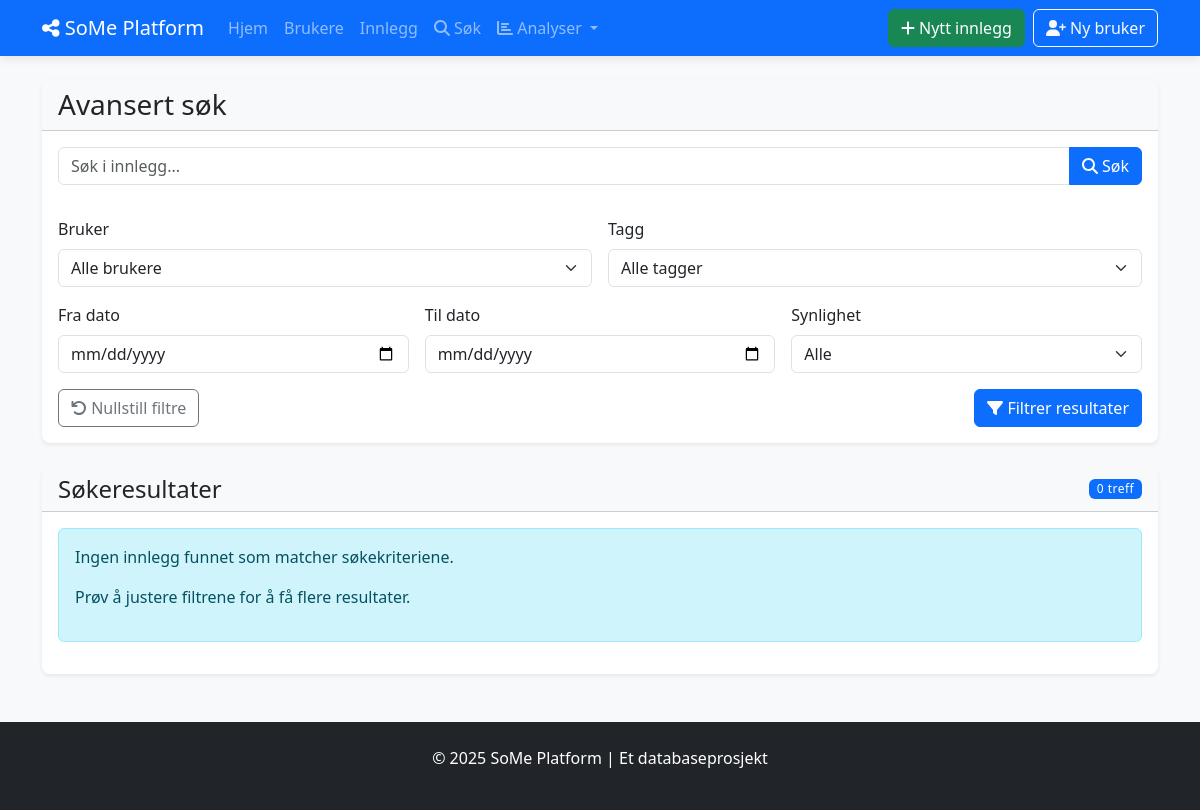
Before: /search?tag_id=8 with the older database file.
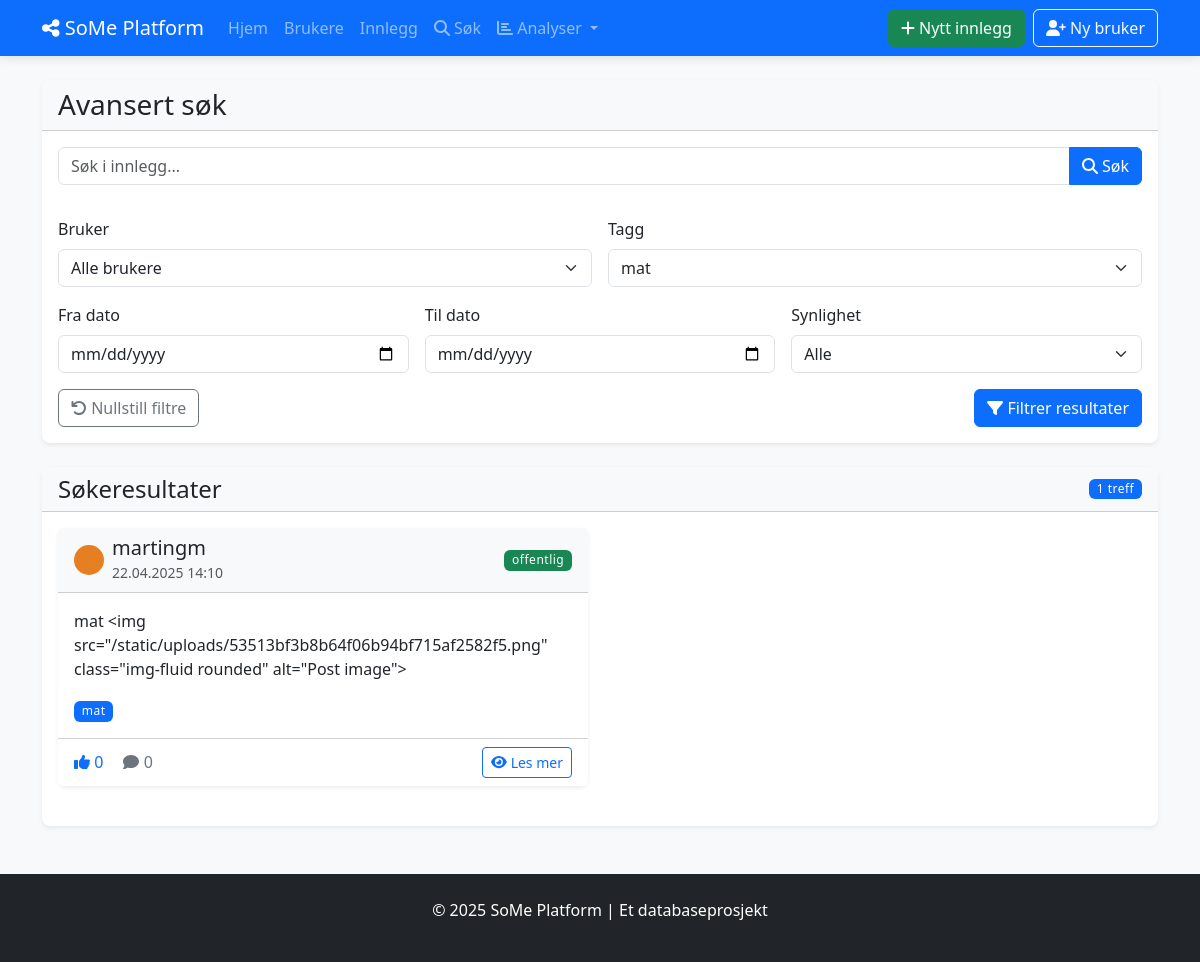
After: the same page with the newer database file.
### tables this page shows
CREATE TABLE INNLEGG (
            innlegg_id INTEGER PRIMARY KEY AUTOINCREMENT,
            innhold TEXT NOT NULL,
            opprettet_dato DATETIME NOT NULL DEFAULT CURRENT_TIMESTAMP,
            oppdatert_dato DATETIME DEFAULT CURRENT_TIMESTAMP,
            synlighet TEXT NOT NULL DEFAULT 'offentlig',
            bruker_id INTEGER NOT NULL,
            FOREIGN KEY (bruker_id) REFERENCES BRUKERE(bruker_id) ON DELETE CASCADE
        );

### social_media_app/app.py (the view)
@app.route('/search', methods=['GET'])
def search():
    start_date = request.args.get('start_date', '')
    end_date = request.args.get('end_date', '')
    user_id = request.args.get('user_id', '')
    tag_id = request.args.get('tag_id', '')
    visibility = request.args.get('visibility', '')
    search_term = request.args.get('search_term', '')
    base_query = """
        SELECT i.*, b.brukernavn, b.profilbilde,
               (SELECT COUNT(*) FROM KOMMENTARER k WHERE k.innlegg_id = i.innlegg_id) AS comment_count,
               (SELECT COUNT(*) FROM REAKSJONER r WHERE r.innlegg_id = i.innlegg_id) AS reaction_count,
               GROUP_CONCAT(t.navn, ', ') as tags
        FROM INNLEGG i
        JOIN BRUKERE b ON i.bruker_id = b.bruker_id
        LEFT JOIN INNLEGG_TAGGER it ON i.innlegg_id = it.innlegg_id
        LEFT JOIN TAGGER t ON it.tag_id = t.tag_id
    """
    where_clauses = []
    query_params = []
    if start_date:
        where_clauses.append("i.opprettet_dato >= ?")
        query_params.append(start_date)
    if end_date:
        where_clauses.append("i.opprettet_dato <= ?")
        query_params.append(end_date + " 23:59:59")  # Include the whole day
    if user_id:
        where_clauses.append("i.bruker_id = ?")
        query_params.append(user_id)
    if tag_id:
        where_clauses.append("it.tag_id = ?")
        query_params.append(tag_id)
    if visibility:
        where_clauses.append("i.synlighet = ?")
        query_params.append(visibility)
    if search_term:
        where_clauses.append("i.innhold LIKE ?")
        query_params.append(f"%{search_term}%")
    if where_clauses:
        base_query += " WHERE " + " AND ".join(where_clauses)
    base_query += " GROUP BY i.innlegg_id ORDER BY i.opprettet_dato DESC"
    with Database() as db:
        results = []
        if any([start_date, end_date, user_id, tag_id, visibility, search_term]):
            results = db.fetchall(base_query, query_params)
            results = [format_date_fields(result, ['opprettet_dato', 'oppdatert_dato']) for result in results]
        users = db.fetchall("SELECT bruker_id, brukernavn FROM BRUKERE ORDER BY brukernavn")
        tags = db.fetchall("SELECT tag_id, navn FROM TAGGER ORDER BY navn")
    return render_template('search/results.html',
                          results=results,
                          users=users,
                          tags=tags,
                          filters={
                              'start_date': start_date,
                              'end_date': end_date,
                              'user_id': user_id,
                              'tag_id': tag_id,
                              'visibility': visibility,
                              'search_term': search_term
                          })

### social_media_app/app.py (called while the page is built)
def format_date_fields(item, date_fields=None):
    if not item:
        return None
    if not isinstance(item, dict):
        item = dict(item)
    if date_fields:
        for field in date_fields:
            if field in item and item[field]:
                try:
                    if 'T' in item[field]:  # ISO format
                        item[field] = datetime.fromisoformat(item[field].replace('Z', '+00:00'))
                    else:  # SQLite default format
                        item[field] = datetime.strptime(item[field], '%Y-%m-%d %H:%M:%S')
                except (ValueError, TypeError):
                    try:
                        item[field] = datetime.strptime(item[field], '%Y-%m-%d')
                    except (ValueError, TypeError):
                        pass  # Keep original if parsing fails
    return item

### social_media_app/db_config.py (called while the page is built)
    def __enter__(self):
        return self

    def __exit__(self, exc_type, exc_val, exc_tb):
        self.cursor.close()
        if self.conn:
            self.conn.close()

    def fetchall(self, sql, params=None):
        self.cursor.execute(sql, params or ())
        return self.cursor.fetchall()

### social_media_app/templates/search/results.html (shortened to what the changed rows need)
{% extends "base.html" %}
{% block content %}
<div class="card shadow-sm mb-4">
    <div class="card-header bg-light">
        <h1 class="h3 mb-0">Avansert søk</h1>
    </div>
    <div class="card-body">
        <form method="get" action="{{ url_for('search') }}" class="row g-3">
            <div class="col-md-6">
                <label for="tag_id" class="form-label">Tagg</label>
                <select class="form-select" id="tag_id" name="tag_id">
                    <option value="">Alle tagger</option>
                    {% for tag in tags %}
                        <option value="{{ tag.tag_id }}" {% if filters.tag_id|string == tag.tag_id|string %}selected{% endif %}>
                            {{ tag.navn }}
                        </option>
                    {% endfor %}
                </select>
            </div>
        </form>
    </div>
</div>
<div class="card shadow-sm">
    <div class="card-header bg-light d-flex justify-content-between align-items-center">
        <h2 class="h4 mb-0">Søkeresultater</h2>
        <span class="badge bg-primary">{{ results|length }} treff</span>
    </div>
    <div class="card-body">
        {% if results %}
            <div class="row">
                {% for post in results %}
                <div class="col-md-6 mb-4">
                    <div class="card h-100 shadow-sm">
                        <div class="card-header bg-light">
                            <div class="d-flex justify-content-between align-items-center">
                                <div class="d-flex align-items-center">
                                    <div class="me-2">
                                        {% if post.profilbilde %}
                                            <img src="{{ url_for('static', filename='uploads/' + post.profilbilde) }}"
                                                alt="{{ post.brukernavn }}" class="rounded-circle" width="30" height="30">
                                        {% else %}
                                            <div class="rounded-circle rounded-circle-placeholder">
                                                <i class="fas fa-user fa-sm text-white"></i>
                                            </div>
                                        {% endif %}
                                    </div>
                                    <div>
                                        <h5 class="card-title mb-0">{{ post.brukernavn }}</h5>
                                        <small class="text-muted">{{ post.opprettet_dato.strftime('%d.%m.%Y %H:%M') }}</small>
                                    </div>
                                </div>
                                <span class="badge {{ 'bg-success' if post.synlighet == 'offentlig' else 'bg-warning' }}">
                                    {{ post.synlighet }}
                                </span>
                            </div>
                        </div>
                        <div class="card-body">
                            <p class="card-text">
                                {% if post.innhold|length > 150 %}
                                    {{ post.innhold[:150] }}...
                                {% else %}
                                    {{ post.innhold }}
                                {% endif %}
                            </p>
                            {% if post.tags %}
                            <div class="mt-2">
                                {% for tag_name in post.tags.split(', ') %}
                                    <span class="badge bg-primary me-1">{{ tag_name }}</span>
                                {% endfor %}
                            </div>
                            {% endif %}
                        </div>
                        <div class="card-footer bg-white d-flex justify-content-between align-items-center">
                            <div>
                                <span class="text-primary me-3">
                                    <i class="fas fa-thumbs-up"></i> {{ post.reaction_count }}
                                </span>
                                <span class="text-secondary">
                                    <i class="fas fa-comment"></i> {{ post.comment_count }}
                                </span>
                            </div>
                            <a href="{{ url_for('view_post', post_id=post.innlegg_id) }}" class="btn btn-sm btn-outline-primary">
                                <i class="fas fa-eye"></i> Les mer
                            </a>
                        </div>
                    </div>
                </div>
                {% endfor %}
            </div>
        {% else %}
            <div class="alert alert-info">
                {% if filters.start_date or filters.end_date or filters.user_id or filters.tag_id or filters.visibility or filters.search_term %}
                    <p>Ingen innlegg funnet som matcher søkekriteriene.</p>
                    <p>Prøv å justere filtrene for å få flere resultater.</p>
                {% else %}
                    <p>Bruk filtrene ovenfor for å søke etter innlegg.</p>
                {% endif %}
            </div>
        {% endif %}
    </div>
</div>
{% endblock %}

Changed rows visible on the page:
added INNLEGG: brukernavn "martingm", opprettet_dato "22.04.2025 14:10", synlighet "offentlig", innhold "mat <img src=\"/static/uploads/53513bf3b8b64f06b94bf715af2582f5.png\" class=\"img-fluid rounded\" alt=\"Post image\">", tag_name "mat", reaction_count "0", comment_count "0"
Other visible differences:
form field tag_id: "Alle tagger" → "mat"
{{ results|length }}: "0" → "1"
text no longer shown: "Ingen innlegg funnet som matcher søkekriteriene. Prøv å justere filtrene for å få flere resultater."
